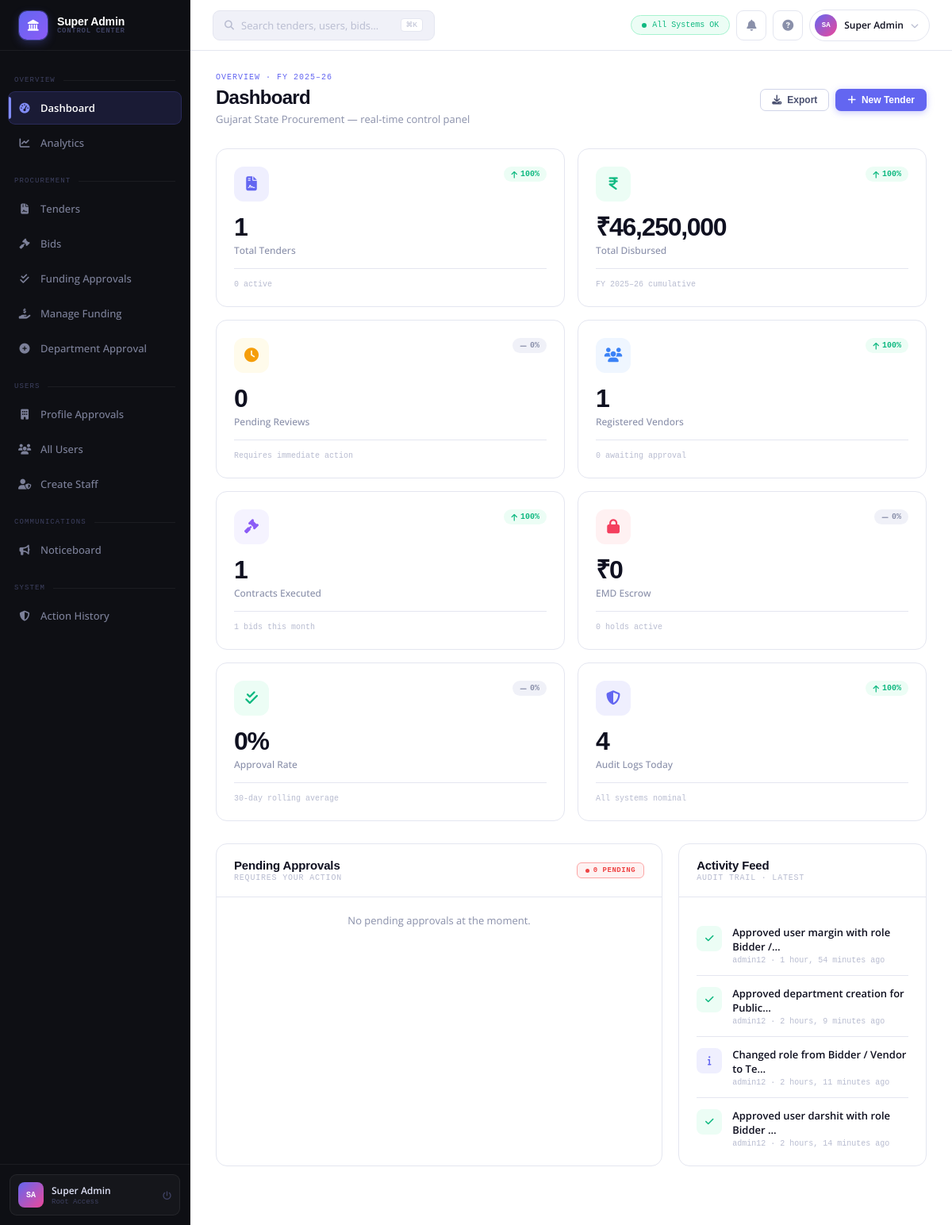
The page /coreadmin/ (signed in) on the database its author committed.
### coreadmin/models.py (models this page shows, shortened)
class ActionLog(models.Model):
    admin_user = models.ForeignKey(User, on_delete=models.CASCADE, related_name='admin_actions')
    action_type = models.CharField(max_length=100) # e.g., 'ROLE_ALLOCATION', 'APP_APPROVAL'
    target_user = models.ForeignKey(User, on_delete=models.SET_NULL, null=True, blank=True, related_name='targeted_actions')
    target_department = models.CharField(max_length=100, blank=True, null=True)
    description = models.TextField()
    timestamp = models.DateTimeField(auto_now_add=True)

### coreadmin/views.py (the view)
# urls.py: path('', views.coreadmin_deshbord, name='deshbord'), # Main dashboard
@staff_member_required
def coreadmin_deshbord(request):
    now = timezone.now()
    prev_30_days = now - timedelta(days=30)
    total_tenders = Tenderss.objects.count()
    prev_total_tenders = Tenderss.objects.filter(created_at__lt=prev_30_days).count()
    tenders_delta = calculate_delta(total_tenders, prev_total_tenders)
    active_tenders = Tenderss.objects.filter(status='open').count()
    total_awarded_val = TenderApplication.objects.filter(status='awarded').aggregate(total=Sum('bid_amount'))['total'] or 0
    prev_awarded_val = TenderApplication.objects.filter(status='awarded', applied_at__lt=prev_30_days).aggregate(total=Sum('bid_amount'))['total'] or 0
    disbursed_delta = calculate_delta(float(total_awarded_val), float(prev_awarded_val))
    pending_user_approvals = UserProfile.objects.filter(status='pending').count()
    pending_app_approvals = TenderApplication.objects.filter(status='pending').count()
    total_pending = pending_user_approvals + pending_app_approvals
    prev_pending_users = UserProfile.objects.filter(status='pending', created_at__lt=prev_30_days).count()
    prev_pending_apps = TenderApplication.objects.filter(status='pending', applied_at__lt=prev_30_days).count()
    prev_total_pending = prev_pending_users + prev_pending_apps
    pending_delta = calculate_delta(total_pending, prev_total_pending)
    total_vendors = UserProfile.objects.filter(role='bidder').count()
    prev_total_vendors = UserProfile.objects.filter(role='bidder', created_at__lt=prev_30_days).count()
    vendors_delta = calculate_delta(total_vendors, prev_total_vendors)
    contracts_executed = Tenderss.objects.filter(status='awarded').count()
    prev_contracts_executed = Tenderss.objects.filter(status='awarded', created_at__lt=prev_30_days).count()
    contracts_delta = calculate_delta(contracts_executed, prev_contracts_executed)
    bids_this_month = TenderApplication.objects.filter(applied_at__month=now.month, applied_at__year=now.year).count()
    emd_escrow = TenderApplication.objects.filter(tender__status='open', payment_status='paid').aggregate(total=Sum('tender__emd_amount'))['total'] or 0
    prev_emd_escrow = TenderApplication.objects.filter(tender__status='open', payment_status='paid', applied_at__lt=prev_30_days).aggregate(total=Sum('tender__emd_amount'))['total'] or 0
    emd_delta = calculate_delta(float(emd_escrow), float(prev_emd_escrow))
    active_holds = Tenderss.objects.filter(status='open').count()
    total_apps = TenderApplication.objects.count()
    approved_apps = TenderApplication.objects.filter(status='approved').count()
    approval_rate = round((approved_apps / total_apps * 100)) if total_apps > 0 else 0
    prev_total_apps = TenderApplication.objects.filter(applied_at__lt=prev_30_days).count()
    prev_approved_apps = TenderApplication.objects.filter(status='approved', applied_at__lt=prev_30_days).count()
    prev_approval_rate = round((prev_approved_apps / prev_total_apps * 100)) if prev_total_apps > 0 else 0
    approval_delta = calculate_delta(approval_rate, prev_approval_rate)
    audit_logs_today = ActionLog.objects.filter(timestamp__date=now.date()).count()
    prev_audit_logs_today = ActionLog.objects.filter(timestamp__date=(now - timedelta(days=1)).date()).count()
    audit_delta = calculate_delta(audit_logs_today, prev_audit_logs_today)
    recent_activity = ActionLog.objects.order_by('-timestamp')[:5]
    pending_funding_count = FundingApplication.objects.filter(status='pending').count()
    pending_admin_req_count = AdminRequest.objects.filter(status='pending').count()
    categories_data = Tenderss.objects.values('category').annotate(count=Count('id')).order_by('-count')
    cat_labels = [item['category'] for item in categories_data]
    cat_counts = [item['count'] for item in categories_data]
    category_stats = list(zip(cat_labels, cat_counts))
    combined_pending = []
    for u in UserProfile.objects.filter(status='pending').order_by('-created_at')[:5]:
        combined_pending.append({'type': 'user', 'obj': u, 'date': u.created_at})
    for a in TenderApplication.objects.filter(status='pending').order_by('-applied_at')[:5]:
        combined_pending.append({'type': 'bid', 'obj': a, 'date': a.applied_at})
    for f in FundingApplication.objects.filter(status='pending').order_by('-applied_at')[:5]:
        combined_pending.append({'type': 'funding', 'obj': f, 'date': f.applied_at})
    for r in AdminRequest.objects.filter(status='pending').order_by('-created_at')[:5]:
        combined_pending.append({'type': 'admin_req', 'obj': r, 'date': r.created_at})
    combined_pending.sort(key=lambda x: x['date'], reverse=True)
    recent_tenders_list = Tenderss.objects.order_by('-created_at')[:5]
    context = {
        'total_tenders': total_tenders,
        'tenders_delta': tenders_delta,
        'tenders_delta_abs': abs(tenders_delta),
        'active_tenders': active_tenders,
        'total_vendors': total_vendors,
        'vendors_delta': vendors_delta,
        'vendors_delta_abs': abs(vendors_delta),
        'total_awarded_val': total_awarded_val,
        'disbursed_delta': disbursed_delta,
        'disbursed_delta_abs': abs(disbursed_delta),
        'total_pending': total_pending,
        'pending_delta': pending_delta,
        'pending_delta_abs': abs(pending_delta),
        'pending_user_approvals': pending_user_approvals,
        'pending_app_approvals': pending_app_approvals,
        'pending_funding_count': pending_funding_count,
        'pending_admin_req_count': pending_admin_req_count,
        'bids_this_month': bids_this_month,
        'contracts_executed': contracts_executed,
        'contracts_delta': contracts_delta,
        'contracts_delta_abs': abs(contracts_delta),
        'emd_escrow': emd_escrow,
        'emd_delta': emd_delta,
        'emd_delta_abs': abs(emd_delta),
        'active_holds': active_holds,
        'approval_rate': approval_rate,
        'approval_delta': approval_delta,
        'approval_delta_abs': abs(approval_delta),
        'audit_logs_today': audit_logs_today,
        'audit_delta': audit_delta,
        'audit_delta_abs': abs(audit_delta),
        'recent_activity': recent_activity,
        'combined_pending': combined_pending,
        'category_stats': category_stats,
        'recent_tenders': recent_tenders_list,
    }
    return render(request, 'deshbord.html', context)

### coreadmin/templates/deshbord.html (shortened to what this page needs)
{% extends 'coreadmin_base.html' %}
{% load humanize %}
{% block nav_dashboard %}active{% endblock %}
{% block content %}
<div class="ph">
  <div>
    <div class="ph-eye">Overview · FY 2025–26</div>
    <div class="ph-title">Dashboard</div>
    <div class="ph-sub">Gujarat State Procurement — real-time control panel</div>
  </div>
  <div class="ph-actions">
    <button class="btn btn-outline btn-sm" onclick="showToast('Generating PDF report…','info')">
      <i class="fas fa-download"></i> Export
    </button>
    <a href="#" class="btn btn-primary btn-sm">
      <i class="fas fa-plus"></i> New Tender
    </a>
  </div>
</div>
<div class="stats">
  <div class="sc v-indigo">
    <div class="sc-top">
      <div class="sc-ico"><i class="fas fa-file-contract"></i></div>
      <div class="sc-delta {% if tenders_delta > 0 %}up{% elif tenders_delta < 0 %}down{% else %}flat{% endif %}">
        <i class="fas {% if tenders_delta > 0 %}fa-arrow-up{% elif tenders_delta < 0 %}fa-arrow-down{% else %}fa-minus{% endif %}"></i>
        {{ tenders_delta_abs }}%
      </div>
    </div>
    <div class="sc-val">{{ total_tenders|default:"0" }}</div>
    <div class="sc-lbl">Total Tenders</div>
    <div class="sc-foot">{{ active_tenders }} active</div>
  </div>
  <div class="sc v-green">
    <div class="sc-top">
      <div class="sc-ico"><i class="fas fa-indian-rupee-sign"></i></div>
      <div class="sc-delta {% if disbursed_delta > 0 %}up{% elif disbursed_delta < 0 %}down{% else %}flat{% endif %}">
        <i class="fas {% if disbursed_delta > 0 %}fa-arrow-up{% elif disbursed_delta < 0 %}fa-arrow-down{% else %}fa-minus{% endif %}"></i>
        {{ disbursed_delta_abs }}%
      </div>
    </div>
    <div class="sc-val">₹{{ total_awarded_val|default:"0"|intcomma }}</div>
    <div class="sc-lbl">Total Disbursed</div>
    <div class="sc-foot">FY 2025–26 cumulative</div>
  </div>
  <div class="sc v-amber">
    <div class="sc-top">
      <div class="sc-ico"><i class="fas fa-clock"></i></div>
      <div class="sc-delta {% if pending_delta > 0 %}down{% elif pending_delta < 0 %}up{% else %}flat{% endif %}">
        <i class="fas {% if pending_delta > 0 %}fa-arrow-up{% elif pending_delta < 0 %}fa-arrow-down{% else %}fa-minus{% endif %}"></i>
        {{ pending_delta_abs }}%
      </div>
    </div>
    <div class="sc-val">{{ total_pending|default:"0" }}</div>
    <div class="sc-lbl">Pending Reviews</div>
    <div class="sc-foot">Requires immediate action</div>
  </div>
  <div class="sc v-blue">
    <div class="sc-top">
      <div class="sc-ico"><i class="fas fa-users"></i></div>
      <div class="sc-delta {% if vendors_delta > 0 %}up{% elif vendors_delta < 0 %}down{% else %}flat{% endif %}">
        <i class="fas {% if vendors_delta > 0 %}fa-arrow-up{% elif vendors_delta < 0 %}fa-arrow-down{% else %}fa-minus{% endif %}"></i>
        {{ vendors_delta_abs }}%
      </div>
    </div>
    <div class="sc-val">{{ total_vendors|default:"0"|intcomma }}</div>
    <div class="sc-lbl">Registered Vendors</div>
    <div class="sc-foot">{{ pending_user_approvals }} awaiting approval</div>
  </div>
  <div class="sc v-purple">
    <div class="sc-top">
      <div class="sc-ico"><i class="fas fa-gavel"></i></div>
      <div class="sc-delta {% if contracts_delta > 0 %}up{% elif contracts_delta < 0 %}down{% else %}flat{% endif %}">
        <i class="fas {% if contracts_delta > 0 %}fa-arrow-up{% elif contracts_delta < 0 %}fa-arrow-down{% else %}fa-minus{% endif %}"></i>
        {{ contracts_delta_abs }}%
      </div>
    </div>
    <div class="sc-val">{{ contracts_executed|default:"0" }}</div>
    <div class="sc-lbl">Contracts Executed</div>
    <div class="sc-foot">{{ bids_this_month }} bids this month</div>
  </div>
  <div class="sc v-rose">
    <div class="sc-top">
      <div class="sc-ico"><i class="fas fa-lock"></i></div>
      <div class="sc-delta {% if emd_delta > 0 %}up{% elif emd_delta < 0 %}down{% else %}flat{% endif %}">
        <i class="fas {% if emd_delta > 0 %}fa-arrow-up{% elif emd_delta < 0 %}fa-arrow-down{% else %}fa-minus{% endif %}"></i>
        {{ emd_delta_abs }}%
      </div>
    </div>
    <div class="sc-val">₹{{ emd_escrow|default:"0"|intcomma }}</div>
    <div class="sc-lbl">EMD Escrow</div>
    <div class="sc-foot">{{ active_holds }} holds active</div>
  </div>
  <div class="sc v-green">
    <div class="sc-top">
      <div class="sc-ico"><i class="fas fa-check-double"></i></div>
      <div class="sc-delta {% if approval_delta > 0 %}up{% elif approval_delta < 0 %}down{% else %}flat{% endif %}">
        <i class="fas {% if approval_delta > 0 %}fa-arrow-up{% elif approval_delta < 0 %}fa-arrow-down{% else %}fa-minus{% endif %}"></i>
        {{ approval_delta_abs }}%
      </div>
    </div>
    <div class="sc-val">{{ approval_rate|default:"0" }}%</div>
    <div class="sc-lbl">Approval Rate</div>
    <div class="sc-foot">30-day rolling average</div>
  </div>
  <div class="sc v-indigo">
    <div class="sc-top">
      <div class="sc-ico"><i class="fas fa-shield-halved"></i></div>
      <div class="sc-delta {% if audit_delta > 0 %}up{% elif audit_delta < 0 %}down{% else %}flat{% endif %}">
        <i class="fas {% if audit_delta > 0 %}fa-arrow-up{% elif audit_delta < 0 %}fa-arrow-down{% else %}fa-minus{% endif %}"></i>
        {{ audit_delta_abs }}%
      </div>
    </div>
    <div class="sc-val">{{ audit_logs_today|default:"0" }}</div>
    <div class="sc-lbl">Audit Logs Today</div>
    <div class="sc-foot">All systems nominal</div>
  </div>
</div>
<div class="g32" style="margin-bottom:22px;">
  <div class="card">
    <div class="ch">
      <div>
        <div class="ct">Pending Approvals</div>
        <div class="cs">Requires your action</div>
      </div>
      <span class="badge bg-red">{{ combined_pending|length }} pending</span>
    </div>
    <div>
      {% for item in combined_pending|slice:":6" %}
      <div style="display:flex;align-items:center;gap:13px;padding:14px 20px;border-bottom:1px solid var(--border);">
        {% if item.type == 'user' %}
            <div class="uav" style="background:linear-gradient(135deg,#6366f1,#8b5cf6);">{{ item.obj.user.username|make_list|first|upper }}</div>
            <div style="flex:1;min-width:0;">
                <div class="uname">{{ item.obj.company_name|default:item.obj.user.username }}</div>
                <div class="usub">Profile Approval · Vendor</div>
            </div>
            <div style="display:flex;gap:6px;">
                <a href="{% url 'coreadmin:user_approvals' %}" class="btn btn-outline btn-xs">Review</a>
            </div>
        {% elif item.type == 'bid' %}
            <div class="uav" style="background:linear-gradient(135deg,#3b82f6,#0ea5e9);">B</div>
            <div style="flex:1;min-width:0;">
                <div class="uname">{{ item.obj.company_name }}</div>
                <div class="usub">Bid Approval · TND-{{ item.obj.tender.id|stringformat:"04d" }}</div>
            </div>
            <div style="display:flex;gap:6px;">
                <a href="{% url 'coreadmin:application_approvals' %}" class="btn btn-outline btn-xs">Review</a>
            </div>
        {% elif item.type == 'funding' %}
            <div class="uav" style="background:linear-gradient(135deg,#10b981,#059669);">F</div>
            <div style="flex:1;min-width:0;">
                <div class="uname">{{ item.obj.bidder.username }}</div>
                <div class="usub">Funding · ₹{{ item.obj.amount_requested|intcomma }}</div>
            </div>
            <div style="display:flex;gap:6px;">
                <a href="{% url 'coreadmin:funding_approvals' %}" class="btn btn-outline btn-xs">Review</a>
            </div>
        {% elif item.type == 'admin_req' %}
            <div class="uav" style="background:linear-gradient(135deg,#f59e0b,#ef4444);">{{ item.obj.department_name|make_list|first|upper }}</div>
            <div style="flex:1;min-width:0;">
                <div class="uname">{{ item.obj.user.username }}</div>
                <div class="usub">Request · {{ item.obj.department_name }}</div>
            </div>
            <div style="display:flex;gap:6px;">
                <a href="{% url 'coreadmin:admin_request_approvals' %}" class="btn btn-outline btn-xs">Review</a>
            </div>
        {% endif %}
      </div>
      {% empty %}
      <div style="padding: 20px; text-align: center; color: var(--t3); font-size: 13px;">No pending approvals at the moment.</div>
      {% endfor %}
    </div>
  </div>
  <div style="display:flex;flex-direction:column;gap:20px;">
    <div class="card">
      <div class="ch">
        <div>
          <div class="ct">Activity Feed</div>
          <div class="cs">Audit trail · latest</div>
        </div>
      </div>
      <div class="cb">
        <div class="tl">
          {% for log in recent_activity %}
          <div class="tli">
            {% if 'APPROVAL' in log.action_type %}
                <div class="tl-icon" style="background:var(--green-bg);color:var(--green);"><i class="fas fa-check"></i></div>
            {% elif 'REJECTION' in log.action_type %}
                <div class="tl-icon" style="background:var(--red-bg);color:var(--red);"><i class="fas fa-xmark"></i></div>
            {% else %}
                <div class="tl-icon" style="background:var(--accent-soft);color:var(--accent);"><i class="fas fa-info"></i></div>
            {% endif %}
            <div>
              <div class="tl-t">{{ log.description|truncatechars:40 }}</div>
              <div class="tl-m">{{ log.admin_user.username }} · {{ log.timestamp|timesince }} ago</div>
            </div>
          </div>
          {% empty %}
          <div class="tli" style="border:none;">
            <div class="tl-m">No recent activity</div>
          </div>
          {% endfor %}
        </div>
      </div>
    </div>
  </div>
</div>
{% endblock %}

### rows shown on the page
ActionLog: description "Approved user margin with role Bidder /…", admin_user.username "admin12", timestamp "1 hour, 54 minutes"
ActionLog: description "Approved department creation for Public…", admin_user.username "admin12", timestamp "2 hours, 9 minutes"
ActionLog: action_type "ROLE_ALLOCATION" (drawn), description "Changed role from Bidder / Vendor to Te…", admin_user.username "admin12", timestamp "2 hours, 11 minutes"
ActionLog: description "Approved user darshit with role Bidder …", admin_user.username "admin12", timestamp "2 hours, 14 minutes"

### other values the page prints
{{ tenders_delta_abs }} "100"
{{ total_tenders|default:"0" }} "1"
{{ active_tenders }} "0"
{{ disbursed_delta_abs }} "100"
{{ total_awarded_val|default:"0"|intcomma }} "46,250,000"
{{ pending_delta_abs }} "0"
{{ total_pending|default:"0" }} "0"
{{ vendors_delta_abs }} "100"
{{ total_vendors|default:"0"|intcomma }} "1"
{{ pending_user_approvals }} "0"
{{ contracts_delta_abs }} "100"
{{ contracts_executed|default:"0" }} "1"
{{ bids_this_month }} "1"
{{ emd_delta_abs }} "0"
{{ emd_escrow|default:"0"|intcomma }} "0"
